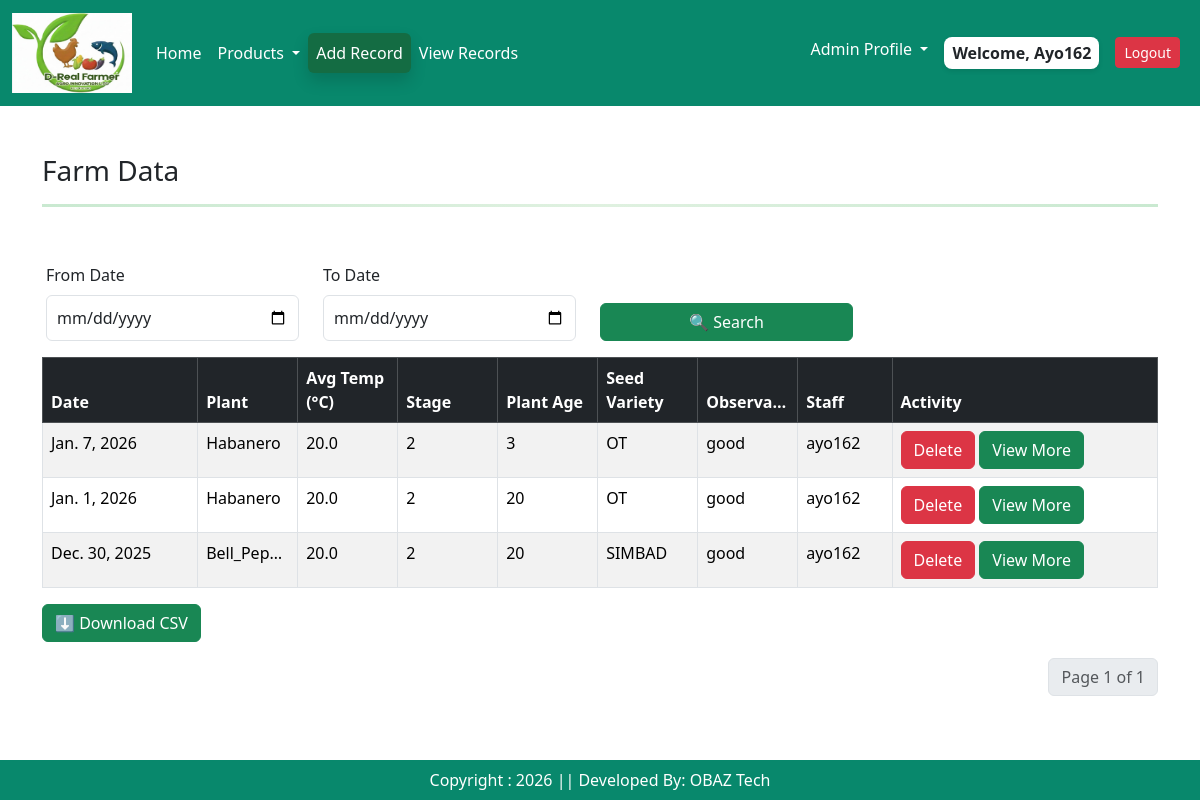
Screenshot of /viewrecords/ (signed in) with the database file from the repository.
### app/models.py (models this page shows, shortened)
class Farminputs(models.Model):
    user = models.ForeignKey(User, on_delete=models.CASCADE)
    plant_choice =  models.CharField(choices = plant_choices  , max_length = 12, null=True, blank=True)
    plant_stage =  models.CharField(choices = stage_choices , max_length = 2, null=True, blank=True)
    plant_number = models.IntegerField(default= 0,null=True, blank=True)
    plant_age =  models.IntegerField(default= 0,null=True, blank=True)
    cocopeat_name= models.CharField(choices = cocopeat_choices , max_length = 2, null=True, blank=True)
    cocopeat_weight = models.FloatField(default= 0, null=True, blank=True)
    avg_temp = models.FloatField(default= 0, null=True, blank=True)
    avg_water = models.FloatField(default= 0, null=True, blank=True)
    seed_variety = models.CharField(choices = seed_choices, max_length = 12)
    seed_variety_other = models.CharField( max_length=30, blank=True, null=True)
    daily_observation = models.TextField( default = '')
    image = models.ImageField(default = 'avatar.jpg', validators=[validate_image_size],  upload_to = 'Observation_Images')
    created_at = models.DateField(null=True, blank=True, validators=[validate_not_future])
    class Meta:
        verbose_name = "Farminput"
        verbose_name_plural = "Farminput"  # Prevents Django from adding "s"

### app/views.py (the view)
# urls.py: path('viewrecords/', views.records, name = "viewrecords"),
@login_required(login_url = 'user_login')
def records(request):
    recordz = Farminputs.objects.all().order_by('-created_at')
    from_date = request.GET.get('from')
    to_date = request.GET.get('to')
    if from_date:
        recordz  = recordz .filter(created_at__date__gte=parse_date(from_date))
    if to_date:
        recordz  = recordz .filter(created_at__date__lte=parse_date(to_date))
    paginator = Paginator(recordz, 4)
    page_number = request.GET.get('page')
    venues = paginator.get_page(page_number)
    context = {
        'venues': venues,
        'from_date': from_date,
        'to_date': to_date
    }
    return render(request,"records.html", context)

### app/templates/records.html (shortened to what this page needs)
{% extends 'base.html' %}
{% load static %}
{% block main-content %}
<body>
<div class="container mt-5">
<div class="container">
<h3 class="mb-3">Farm Data</h3>
 <hr class="gradient-double">
<div class = "row">
  <div class="row mt-4 p-3">
    <div class="col-md-3">
      <label for="fromDate" class="form-label">From Date</label>
      <input type="date" id="fromDate" class="form-control">
    </div>
    <div class="col-md-3">
      <label for="toDate" class="form-label">To Date</label>
      <input type="date" id="toDate" class="form-control">
    </div>
    <div class="col-md-3 d-flex align-items-end">
      <button class="btn btn-success w-100" onclick="filterByDate()">🔍 Search</button>
    </div>
  </div>
  <div class="table-responsive">
    <table class="table table-bordered table-striped table-hover" id="farmTable">
      <thead class="table-dark">
        <tr>
          <th>Date</th>
           <th>Plant</th>
          <th>Avg Temp (°C)</th>
          <th>Stage</th>
          <th>Plant Age</th>
          <th>Seed Variety</th>
          <th  class="fixed-col">Observations </th>
           <th>Staff</th>
            <th>Activity</th>
        </tr>
      </thead>
      <tbody>
      {% for item in venues %}
        <tr>
           <td >{{ item.created_at }}</td>
          <td class="fixed-col">{{ item.plant_choice}}</td>
          <td class="fixed-col">{{ item.avg_temp}}</td>
          <td class="fixed-col">{{item.plant_stage}}</td>
          <td class="fixed-col">{{item.plant_age}}</td>
          <td class="fixed-col">{{ item.seed_variety}}</td>
          <td class="fixed-col">{{item.daily_observation }}</td>
            <td>{{ item.user}}</td>
          <td>
          {% if user.is_authenticated and user.is_staff and user.is_superuser %}
          <a  class="btn btn-danger"  href = "{% url 'farmrecordsdelete' item.id %}" >Delete</a>
          {% endif %}
          <a type="button" class="btn btn-success" href = "{% url 'farmrecordsedit' item.id %}">View More</a>
          </td>
        </tr>
  {% endfor %}
      </tbody>
    </table>
  </div>
  <div class="mb-3">
    <button class="btn btn-success" onclick="downloadTable()">⬇ Download CSV</button>
  </div>
 </div>
<nav aria-label="Page navigation example">
  <ul class="pagination justify-content-end">
   <li class="page-item disabled"><a href = "#" class="page-link">Page {{ venues.number }} of {{ venues.paginator.num_pages}}</a></li>
     </ul>
</nav>
  </div>
  </div>
</div>
<br/><br/>
{% endblock main-content %}

### app/templates/base.html (shortened to what this page needs)
<!DOCTYPE html>
{% load static %}
<html lang="en">
<head>
    <link href = "https://cdn.jsdelivr.net/npm/bootstrap@5.3.3/dist/css/bootstrap.min.css" rel = "stylesheet"
    />
    <link href="https://cdn.jsdelivr.net/npm/bootstrap-icons/font/bootstrap-icons.css" rel="stylesheet"/>
    <link rel = "stylesheet" href = "{% static '/css/owl.carousel.min.css' %}" />
    <link rel = "stylesheet" href = "{% static '/css/all.min.css' %}" />
     <link rel = "stylesheet" href = "{% static '/css/style.css' %}" />
</head>
<body>
<div class = "row">
  <div class = "col-sm-12">
<nav class="navbar navbar-expand-lg" >
  <div class="container-fluid">
   <a class="navbar-brand" href="{% url 'home' %}"><img src = "{% static "/images/site_logo.jpg" %}" width = "120" height = "80"/></a>
{% if user.is_authenticated %}
    <div class="collapse navbar-collapse" id="navbarNavDropdown">
      <ul class="navbar-nav me-auto mb-2 mb-lg-0">
        <li class="nav-item">
          <a class="nav-link active" aria-current="page" href="#">Home</a>
        </li>
        <li class="nav-item dropdown">
          <a class="nav-link dropdown-toggle" href="#" role="button" data-bs-toggle="dropdown" aria-expanded="false">
            Products
          </a>
        </li>
           <li class="nav-item">
          <a class="nav-link active btn btn-success shadow" aria-current="page" href="{% url 'register' %}">Add Record</a>
        </li>
   <li class="nav-item">
          <a class="nav-link active" aria-current="page" href="{% url 'viewrecords' %}">View Records</a>
        </li>
      </ul>
      <ul class="navbar-nav ml-auto">
          {% if user.is_authenticated and user.is_staff and user.is_superuser %}
        <li class="nav-item dropdown">
          <a class="nav-link dropdown-toggle  text-dark" href="#" role="button" data-bs-toggle="dropdown" aria-expanded="false">
            Admin Profile
          </a>
        </li>
        {% endif %}
         <li class="nav-item p-2">
       {% if request.user.is_authenticated %} <span class = "welcome-user text-dark text-capitalize px-2 py-1">  welcome, {{request.user}} {% endif %}</span>
        </li>
        <li class="nav-item p-2">
           <a href="{% url 'user_logout' %}" class="btn btn-danger btn-sm">Logout</a>
        </li>
</ul>
   {% endif %}
    </div>
  </div>
</nav>
</div>
{% block main-content %}{% endblock main-content %}
<footer class = "container-fluid fixed-bottom text-white text-center p-2 mt-5">
Copyright : 2026 || Developed By: OBAZ Tech
</footer>
</body>
</html>

### app/static/css/style.css (style rules this page uses)
.navbar { background-color: rgb(8, 136, 108) !important; }
.nav-link { color: white !important; }
footer { background-color: rgb(8, 136, 108) !important; }
.form-control { padding: 10px !important; }
.fixed-col { width: 100px; max-width: 100px; white-space: nowrap; overflow: hidden; text-overflow: ellipsis; }
.gradient-double { border: none; height: 4px; background: linear-gradient(to bottom, #333 33%, transparent 33%, transparent 66%, #333 66%); }
.welcome-user { background-color: #fff; border-radius: 8px; font-weight: 600; box-shadow: 0 2px 5px rgba(0, 0, 0, 0.1); display: inline-block; }
.gradient-double { height: 3px; background: linear-gradient(to right, #28a745, #81c784, #28a745); border: none; margin: 1rem 0; }

### rows the page displays
Farminputs: created_at "Jan. 7, 2026", plant_choice "Habanero", avg_temp "20.0", plant_stage "2", plant_age "3", seed_variety "OT", daily_observation "good", user "ayo162"
Farminputs: created_at "Jan. 1, 2026", plant_choice "Habanero", avg_temp "20.0", plant_stage "2", plant_age "20", seed_variety "OT", daily_observation "good", user "ayo162"
Farminputs: created_at "Dec. 30, 2025", plant_choice "Bell_Pep…", avg_temp "20.0", plant_stage "2", plant_age "20", seed_variety "SIMBAD", daily_observation "good", user "ayo162"

### other values shown
{{ request.user }} "Ayo162"
{{ venues.number }} "1"
{{ venues.paginator.num_pages }} "1"
